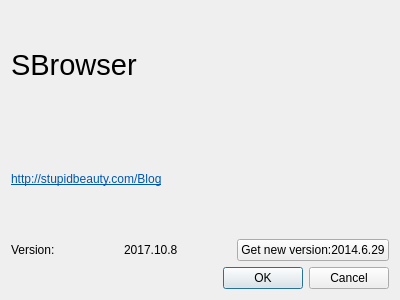
<?xml version="1.0" encoding="UTF-8"?>
<ui version="4.0">
 <class>AboutDialog</class>
 <widget class="QDialog" name="AboutDialog">
  <property name="geometry">
   <rect>
    <x>0</x>
    <y>0</y>
    <width>400</width>
    <height>300</height>
   </rect>
  </property>
  <property name="windowTitle">
   <string>SBrowser:About</string>
  </property>
  <layout class="QVBoxLayout" name="verticalLayout">
   <item>
    <widget class="QLabel" name="sbrowserlabel">
     <property name="font">
      <font>
       <pointsize>22</pointsize>
      </font>
     </property>
     <property name="text">
      <string>SBrowser</string>
     </property>
    </widget>
   </item>
   <item>
    <widget class="QLabel" name="websitelabel_2">
     <property name="text">
      <string>&lt;html&gt;&lt;head/&gt;&lt;body&gt;&lt;p&gt;&lt;a href=&quot;http://stupidbeauty.com/Blog&quot;&gt;&lt;span style=&quot; text-decoration: underline; color:#0057ae;&quot;&gt;http://stupidbeauty.com/Blog&lt;/span&gt;&lt;/a&gt;&lt;/p&gt;&lt;/body&gt;&lt;/html&gt;</string>
     </property>
     <property name="openExternalLinks">
      <bool>true</bool>
     </property>
    </widget>
   </item>
   <item>
    <layout class="QHBoxLayout" name="horizontalLayout">
     <item>
      <widget class="QLabel" name="label_3">
       <property name="text">
        <string>Version:</string>
       </property>
      </widget>
     </item>
     <item>
      <widget class="QLabel" name="crtVersionlabel_4">
       <property name="text">
        <string>2017.10.8</string>
       </property>
      </widget>
     </item>
     <item>
      <widget class="QPushButton" name="nwVersionpushButton">
       <property name="text">
        <string>Get new version:2014.6.29</string>
       </property>
      </widget>
     </item>
    </layout>
   </item>
   <item>
    <widget class="QDialogButtonBox" name="buttonBox">
     <property name="orientation">
      <enum>Qt::Horizontal</enum>
     </property>
     <property name="standardButtons">
      <set>QDialogButtonBox::Cancel|QDialogButtonBox::Ok</set>
     </property>
    </widget>
   </item>
  </layout>
 </widget>
 <resources/>
 <connections>
  <connection>
   <sender>buttonBox</sender>
   <signal>accepted()</signal>
   <receiver>AboutDialog</receiver>
   <slot>accept()</slot>
   <hints>
    <hint type="sourcelabel">
     <x>222</x>
     <y>281</y>
    </hint>
    <hint type="destinationlabel">
     <x>157</x>
     <y>274</y>
    </hint>
   </hints>
  </connection>
  <connection>
   <sender>buttonBox</sender>
   <signal>rejected()</signal>
   <receiver>AboutDialog</receiver>
   <slot>reject()</slot>
   <hints>
    <hint type="sourcelabel">
     <x>290</x>
     <y>287</y>
    </hint>
    <hint type="destinationlabel">
     <x>286</x>
     <y>274</y>
    </hint>
   </hints>
  </connection>
  <connection>
   <sender>nwVersionpushButton</sender>
   <signal>clicked()</signal>
   <receiver>AboutDialog</receiver>
   <slot>downloadNewVersion()</slot>
   <hints>
    <hint type="sourcelabel">
     <x>298</x>
     <y>215</y>
    </hint>
    <hint type="destinationlabel">
     <x>328</x>
     <y>188</y>
    </hint>
   </hints>
  </connection>
 </connections>
 <slots>
  <slot>downloadNewVersion()</slot>
 </slots>
</ui>
